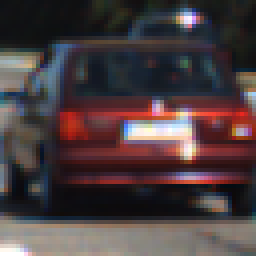
#> input picture Advance-Lane-Finding/images/test/53.png, 64 x 64 px (shown 4 times larger)
$ python testing2.py   (older library calls are emulated)
#> lines starting #> are read from the running program, lines starting #| are printed output that depends on the picture
from mpl_toolkits import mplot3d
import numpy as np
import matplotlib.pyplot as plt
import cv2

# a = np.array([[[10,20,30],[123,12,34]],[[10,4,23],[34,5,56]],[[10,4,23],[34,5,56]]])
# a = a.reshape((-1,3))
# print(a)

# Read a color image
img = cv2.imread("./images/test/53.png")
#> img is the input picture: shape (64, 64, 3); mean B, G, R 63.7, 61.8, 75.2

# Select a small fraction of pixels to plot by subsampling it
scale = max(img.shape[0], img.shape[1], 64) / 64  # at most 64 rows and columns
#> scale = 1
img_small = cv2.resize(img, (np.int(img.shape[1] / scale), np.int(img.shape[0] / scale)), interpolation=cv2.INTER_NEAREST)

# Convert subsampled image to desired color space(s)
img_small_RGB = cv2.cvtColor(img_small, cv2.COLOR_BGR2RGB)  # OpenCV uses BGR, matplotlib likes RGB
img_small_HSV = cv2.cvtColor(img_small, cv2.COLOR_BGR2HSV)
#> img_small_HSV: shape (64, 64, 3); mean H, S, V 87.1, 80.1, 81.9
img_small_rgb = img_small_RGB / 255.  # scaled to [0, 1], only for plotting
img_small_hsv = img_small_HSV / 255.
#> img_small_hsv: shape (64, 64, 3) float64; mean H, S, V 0.342, 0.314, 0.321

ax = plt.axes(projection='3d')
ax.set_xlabel('R', fontsize=16, labelpad=16)
ax.set_ylabel('G', fontsize=16, labelpad=16)
ax.set_zlabel('B', fontsize=16, labelpad=16)

R = img_small_HSV[:,:,0]
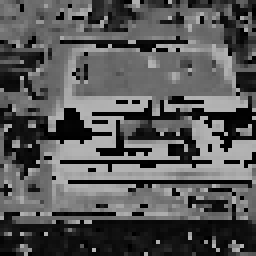
#> R: shape (64, 64) (shown 4 times larger); min 0, max 179, mean 87.1
G = img_small_HSV[:,:,1]
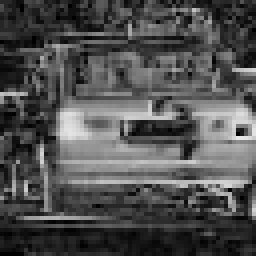
#> G: shape (64, 64) (shown 4 times larger); min 0, max 231, mean 80.1
B = img_small_HSV[:,:,2]
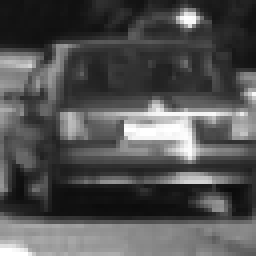
#> B: shape (64, 64) (shown 4 times larger); min 11, max 255, mean 81.9

ax.scatter3D(R,G,B,c=img_small_rgb.reshape(-1,3),)


plt.show()
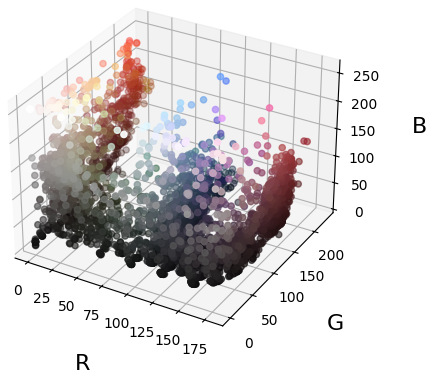
#> figure drawn by matplotlib, 1 panel
